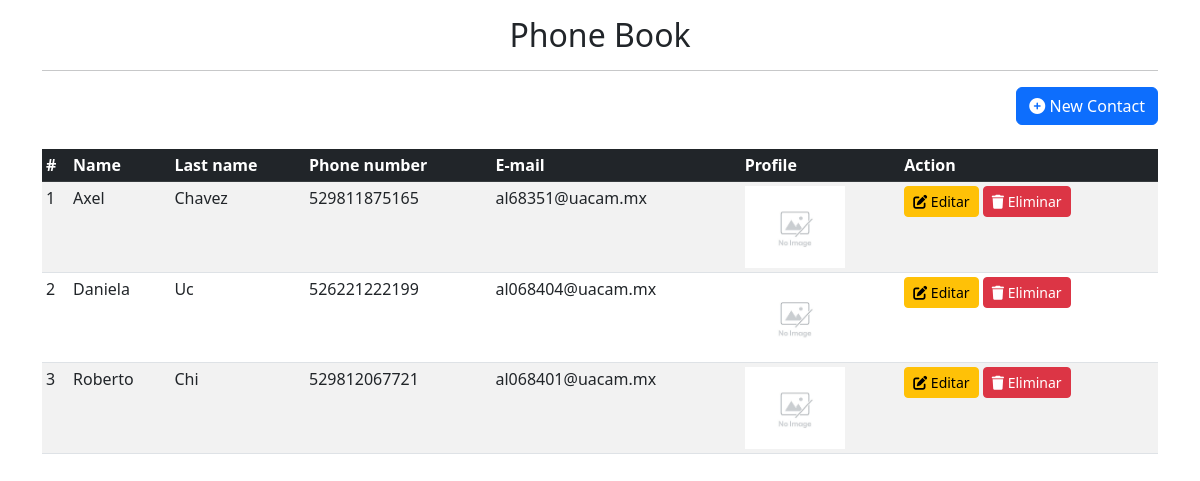
The page / on the database its author committed.
### tables this page shows
CREATE TABLE `contact` (
  `IDC` int(11) NOT NULL,
  `name` varchar(100) NOT NULL,
  `lastName` varchar(100) NOT NULL,
  `IDP` int(11) NOT NULL,
  `IDE` int(11) NOT NULL,
  `profile` varchar(255) NOT NULL
);

CREATE TABLE `phonenumbers` (
  `IDP` int(11) NOT NULL,
  `countryNumber` int(11) NOT NULL,
  `lada` int(11) NOT NULL,
  `phoneNumber` int(11) NOT NULL
);

CREATE TABLE `emails` (
  `IDE` int(11) NOT NULL,
  `email` varchar(100) NOT NULL
);

### index.php (the view, shortened to what this page needs)
<?php
require 'config/database.php';
$sqlAgenda = "SELECT * FROM contact INNER JOIN phonenumbers ON contact.IDP = phonenumbers.IDP
                INNER JOIN emails ON contact.IDE = emails.IDE";
$agenda = $conn->query($sqlAgenda);
$dir = "assets/images/";
?>
<!DOCTYPE html>
<html lang="en" class="h-100">
<head>
    <link href="assets/css/bootstrap.min.css" rel="stylesheet">
    <link href="assets/css/all.min.css" rel="stylesheet">
</head>
<body class="d-flex flex-column h-100">
    <div class="container py-3">
        <h2 class="text-center">Phone Book</h2>
        <hr>
        <div class="row justify-content-end">
            <div class="col-auto">
                <a href="#" class="btn btn-primary" data-bs-toggle="modal" data-bs-target="#nuevoModal"><i class="fa-solid fa-circle-plus"></i> New Contact </a>
            </div>
        </div>
        <table class="table table-sm table-striped table-hover mt-4">
            <thead class="table-dark">
                <tr>
                    <th>#</th>
                    <th>Name</th>
                    <th>Last name</th>
                    <th>Phone number</th>
                    <th>E-mail</th>
                    <th>Profile</th>
                    <th>Action</th>
                </tr>
            </thead>
            <tbody>
                <?php while ($row = $agenda->fetch_assoc()) {
                    $number = $row['countryNumber'] . $row['lada'] . $row['phoneNumber']; ?>
                    <tr>
                        <td><?= $row['IDC']; ?></td>
                        <td><?= $row['name']; ?></td>
                        <td><?= $row['lastName']; ?></td>
                        <td><?= $number; ?></td>
                        <td><?= $row['email']; ?></td>
                        <td><img src="<?= $dir . $row['profile'] ?>" width="100"></td>
                        <td>
                            <a href="#" class="btn btn-sm btn-warning" data-bs-toggle="modal" data-bs-target="#editaModal" data-bs-id="<?= $row['IDC']; ?>"><i class="fa-solid fa-pen-to-square"></i> Editar</a>
                            <a href="#" class="btn btn-sm btn-danger" data-bs-toggle="modal" data-bs-target="#eliminaModal" data-bs-id="<?= $row['IDC']; ?>"><i class="fa-solid fa-trash"></i></i> Eliminar</a>
                        </td>
                    </tr>
                <?php } ?>
            </tbody>
        </table>
    </div>
</body>
</html>

### rows shown on the page
contact: IDC "1", name "Axel", lastName "Chavez", IDP.phoneNumber "529811875165", IDE.email "al68351@uacam.mx", profile (placeholder picture)
contact: IDC "2", name "Daniela", lastName "Uc", IDP.phoneNumber "526221222199", IDE.email "al068404@uacam.mx", profile (placeholder picture)
contact: IDC "3", name "Roberto", lastName "Chi", IDP.phoneNumber "529812067721", IDE.email "al068401@uacam.mx", profile (placeholder picture)
